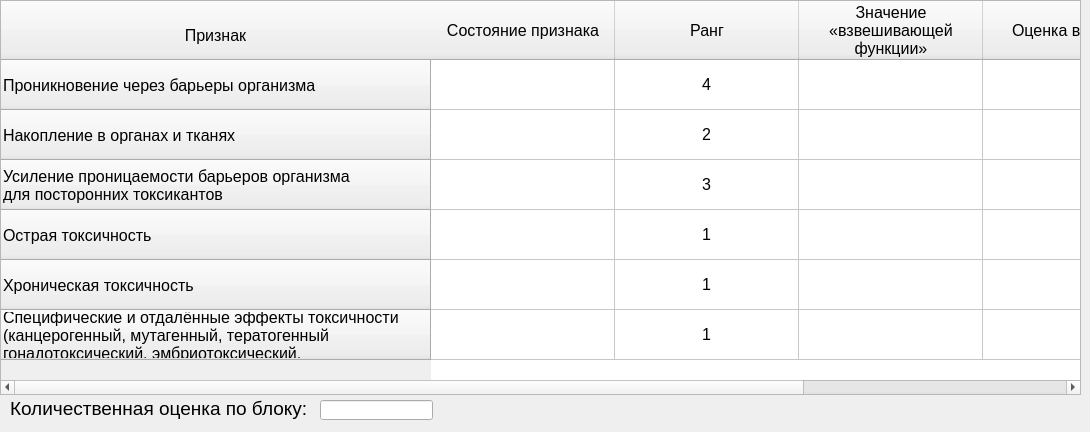
    <widget class="QWidget" name="block_5">
     <attribute name="title">
      <string>Физиологические свойства</string>
     </attribute>
     <widget class="QTableWidget" name="table_block_5">
      <property name="geometry">
       <rect>
        <x>0</x>
        <y>0</y>
        <width>1081</width>
        <height>395</height>
       </rect>
      </property>
      <property name="font">
       <font>
        <pointsize>12</pointsize>
       </font>
      </property>
      <attribute name="horizontalHeaderDefaultSectionSize">
       <number>184</number>
      </attribute>
      <attribute name="verticalHeaderDefaultSectionSize">
       <number>50</number>
      </attribute>
      <row>
       <property name="text">
        <string>Проникновение через барьеры организма</string>
       </property>
      </row>
      <row>
       <property name="text">
        <string>Накопление в органах и тканях</string>
       </property>
      </row>
      <row>
       <property name="text">
        <string>Усиление проницаемости барьеров организма
для посторонних токсикантов</string>
       </property>
      </row>
      <row>
       <property name="text">
        <string>Острая токсичность</string>
       </property>
      </row>
      <row>
       <property name="text">
        <string>Хроническая токсичность</string>
       </property>
      </row>
      <row>
       <property name="text">
        <string>Специфические и отдалённые эффекты токсичности
(канцерогенный, мутагенный, тератогенный
гонадотоксический, эмбриотоксический,
иммунотоксический, аллергенный)</string>
       </property>
      </row>
      <column>
       <property name="text">
        <string>Состояние признака</string>
       </property>
      </column>
      <column>
       <property name="text">
        <string>Ранг</string>
       </property>
      </column>
      <column>
       <property name="text">
        <string>Значение
«взвешивающей
функции»</string>
       </property>
      </column>
      <column>
       <property name="text">
        <string>Оценка в баллах</string>
       </property>
      </column>
      <item row="0" column="1">
       <property name="text">
        <string>4</string>
       </property>
       <property name="font">
        <font>
         <pointsize>12</pointsize>
        </font>
       </property>
       <property name="textAlignment">
        <set>AlignCenter</set>
       </property>
      </item>
      <item row="0" column="2">
       <property name="text">
        <string/>
       </property>
       <property name="font">
        <font>
         <pointsize>12</pointsize>
        </font>
       </property>
       <property name="textAlignment">
        <set>AlignCenter</set>
       </property>
       <property name="flags">
        <set>ItemIsSelectable|ItemIsDragEnabled|ItemIsDropEnabled|ItemIsUserCheckable|ItemIsEnabled</set>
       </property>
      </item>
      <item row="0" column="3">
       <property name="text">
        <string/>
       </property>
       <property name="font">
        <font>
         <pointsize>12</pointsize>
        </font>
       </property>
       <property name="textAlignment">
        <set>AlignCenter</set>
       </property>
       <property name="flags">
        <set>ItemIsSelectable|ItemIsDragEnabled|ItemIsDropEnabled|ItemIsUserCheckable|ItemIsEnabled</set>
       </property>
      </item>
      <item row="1" column="1">
       <property name="text">
        <string>2</string>
       </property>
       <property name="font">
        <font>
         <pointsize>12</pointsize>
        </font>
       </property>
       <property name="textAlignment">
        <set>AlignCenter</set>
       </property>
      </item>
      <item row="1" column="2">
       <property name="text">
        <string/>
       </property>
       <property name="font">
        <font>
         <pointsize>12</pointsize>
        </font>
       </property>
       <property name="textAlignment">
        <set>AlignCenter</set>
       </property>
       <property name="flags">
        <set>ItemIsSelectable|ItemIsDragEnabled|ItemIsDropEnabled|ItemIsUserCheckable|ItemIsEnabled</set>
       </property>
      </item>
      <item row="1" column="3">
       <property name="text">
        <string/>
       </property>
       <property name="font">
        <font>
         <pointsize>12</pointsize>
        </font>
       </property>
       <property name="textAlignment">
        <set>AlignCenter</set>
       </property>
       <property name="flags">
        <set>ItemIsSelectable|ItemIsDragEnabled|ItemIsDropEnabled|ItemIsUserCheckable|ItemIsEnabled</set>
       </property>
      </item>
      <item row="2" column="1">
       <property name="text">
        <string>3</string>
       </property>
       <property name="font">
        <font>
         <pointsize>12</pointsize>
        </font>
       </property>
       <property name="textAlignment">
        <set>AlignCenter</set>
       </property>
      </item>
      <item row="2" column="2">
       <property name="text">
        <string/>
       </property>
       <property name="font">
        <font>
         <pointsize>12</pointsize>
        </font>
       </property>
       <property name="textAlignment">
        <set>AlignCenter</set>
       </property>
       <property name="flags">
        <set>ItemIsSelectable|ItemIsDragEnabled|ItemIsDropEnabled|ItemIsUserCheckable|ItemIsEnabled</set>
       </property>
      </item>
      <item row="2" column="3">
       <property name="text">
        <string/>
       </property>
       <property name="font">
        <font>
         <pointsize>12</pointsize>
        </font>
       </property>
       <property name="textAlignment">
        <set>AlignCenter</set>
       </property>
       <property name="flags">
        <set>ItemIsSelectable|ItemIsDragEnabled|ItemIsDropEnabled|ItemIsUserCheckable|ItemIsEnabled</set>
       </property>
      </item>
      <item row="3" column="1">
       <property name="text">
        <string>1</string>
       </property>
       <property name="font">
        <font>
         <pointsize>12</pointsize>
        </font>
       </property>
       <property name="textAlignment">
        <set>AlignCenter</set>
       </property>
      </item>
      <item row="3" column="2">
       <property name="text">
        <string/>
       </property>
       <property name="font">
        <font>
         <pointsize>12</pointsize>
        </font>
       </property>
       <property name="textAlignment">
        <set>AlignCenter</set>
       </property>
       <property name="flags">
        <set>ItemIsSelectable|ItemIsDragEnabled|ItemIsDropEnabled|ItemIsUserCheckable|ItemIsEnabled</set>
       </property>
      </item>
      <item row="3" column="3">
       <property name="text">
        <string/>
       </property>
       <property name="font">
        <font>
         <pointsize>12</pointsize>
        </font>
       </property>
       <property name="textAlignment">
        <set>AlignCenter</set>
       </property>
       <property name="flags">
        <set>ItemIsSelectable|ItemIsDragEnabled|ItemIsDropEnabled|ItemIsUserCheckable|ItemIsEnabled</set>
       </property>
      </item>
      <item row="4" column="1">
       <property name="text">
        <string>1</string>
       </property>
       <property name="font">
        <font>
         <pointsize>12</pointsize>
        </font>
       </property>
       <property name="textAlignment">
        <set>AlignCenter</set>
       </property>
      </item>
      <item row="4" column="2">
       <property name="text">
        <string/>
       </property>
       <property name="font">
        <font>
         <pointsize>12</pointsize>
        </font>
       </property>
       <property name="textAlignment">
        <set>AlignCenter</set>
       </property>
       <property name="flags">
        <set>ItemIsSelectable|ItemIsDragEnabled|ItemIsDropEnabled|ItemIsUserCheckable|ItemIsEnabled</set>
       </property>
      </item>
      <item row="4" column="3">
       <property name="text">
        <string/>
       </property>
       <property name="font">
        <font>
         <pointsize>12</pointsize>
        </font>
       </property>
       <property name="textAlignment">
        <set>AlignCenter</set>
       </property>
       <property name="flags">
        <set>ItemIsSelectable|ItemIsDragEnabled|ItemIsDropEnabled|ItemIsUserCheckable|ItemIsEnabled</set>
       </property>
      </item>
      <item row="5" column="1">
       <property name="text">
        <string>1</string>
       </property>
       <property name="font">
        <font>
         <pointsize>12</pointsize>
        </font>
       </property>
       <property name="textAlignment">
        <set>AlignCenter</set>
       </property>
      </item>
      <item row="5" column="2">
       <property name="text">
        <string/>
       </property>
       <property name="font">
        <font>
         <pointsize>12</pointsize>
        </font>
       </property>
       <property name="textAlignment">
        <set>AlignCenter</set>
       </property>
       <property name="flags">
        <set>ItemIsSelectable|ItemIsDragEnabled|ItemIsDropEnabled|ItemIsUserCheckable|ItemIsEnabled</set>
       </property>
      </item>
      <item row="5" column="3">
       <property name="text">
        <string/>
       </property>
       <property name="font">
        <font>
         <pointsize>12</pointsize>
        </font>
       </property>
       <property name="textAlignment">
        <set>AlignCenter</set>
       </property>
       <property name="flags">
        <set>ItemIsSelectable|ItemIsDragEnabled|ItemIsDropEnabled|ItemIsUserCheckable|ItemIsEnabled</set>
       </property>
      </item>
     </widget>
     <widget class="QLabel" name="label_7">
      <property name="geometry">
       <rect>
        <x>0</x>
        <y>0</y>
        <width>431</width>
        <height>71</height>
       </rect>
      </property>
      <property name="font">
       <font>
        <pointsize>12</pointsize>
       </font>
      </property>
      <property name="text">
       <string>Признак</string>
      </property>
      <property name="alignment">
       <set>Qt::AlignCenter</set>
      </property>
     </widget>
     <widget class="QLineEdit" name="out_block5">
      <property name="geometry">
       <rect>
        <x>320</x>
        <y>400</y>
        <width>113</width>
        <height>20</height>
       </rect>
      </property>
      <property name="alignment">
       <set>Qt::AlignCenter</set>
      </property>
      <property name="readOnly">
       <bool>true</bool>
      </property>
     </widget>
     <widget class="QLabel" name="label_13">
      <property name="geometry">
       <rect>
        <x>10</x>
        <y>393</y>
        <width>311</width>
        <height>30</height>
       </rect>
      </property>
      <property name="font">
       <font>
        <pointsize>14</pointsize>
       </font>
      </property>
      <property name="text">
       <string>Количественная оценка по блоку:</string>
      </property>
      <property name="wordWrap">
       <bool>true</bool>
      </property>
     </widget>
    </widget>
